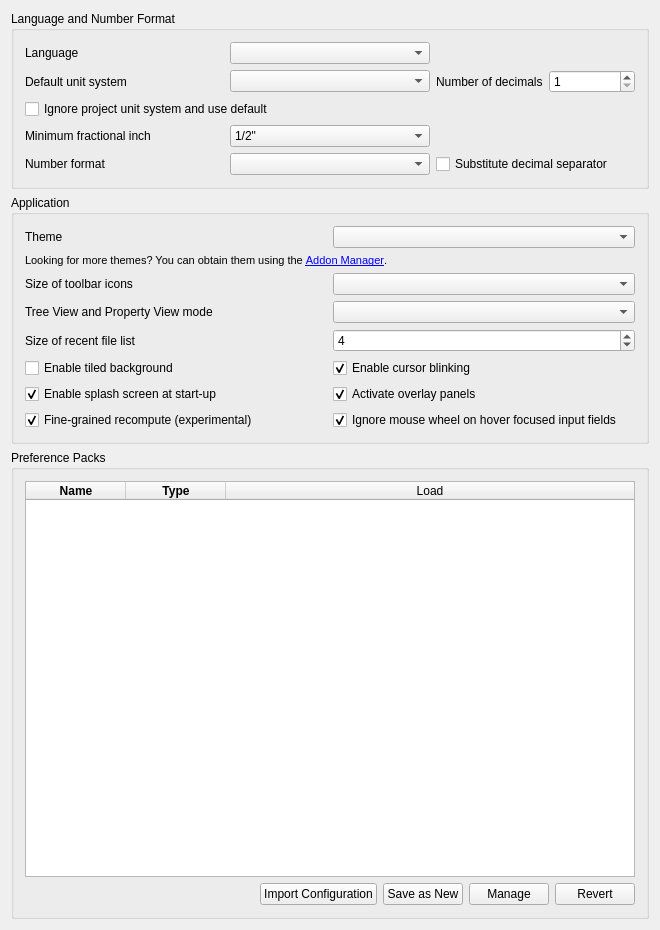
<?xml version="1.0" encoding="UTF-8"?>
<ui version="4.0">
 <class>Gui::Dialog::DlgSettingsGeneral</class>
 <widget class="QWidget" name="Gui::Dialog::DlgSettingsGeneral">
  <property name="geometry">
   <rect>
    <x>0</x>
    <y>0</y>
    <width>660</width>
    <height>930</height>
   </rect>
  </property>
  <property name="windowTitle">
   <string>General</string>
  </property>
   <layout class="QVBoxLayout" name="verticalLayout">
    <item>
     <widget class="QGroupBox" name="GroupBox7">
      <property name="title">
       <string>Language and Number Format</string>
      </property>
      <layout class="QGridLayout">
       <property name="leftMargin">
        <number>11</number>
       </property>
       <property name="topMargin">
        <number>11</number>
       </property>
       <property name="rightMargin">
        <number>11</number>
       </property>
       <property name="bottomMargin">
        <number>11</number>
       </property>
       <property name="spacing">
        <number>6</number>
       </property>
       <item row="0" column="0">
        <widget class="QLabel" name="TextLabel1_4">
         <property name="text">
          <string>Language</string>
         </property>
        </widget>
       </item>
       <item row="0" column="1">
        <widget class="QComboBox" name="Languages">
         <property name="toolTip">
          <string>Language of the application's user interface</string>
         </property>
        </widget>
       </item>
       <item row="1" column="0">
        <widget class="QLabel" name="unitSystemLabel">
         <property name="text">
          <string>Default unit system</string>
         </property>
        </widget>
       </item>
       <item row="1" column="1">
        <widget class="QComboBox" name="comboBox_UnitSystem">
         <property name="toolTip">
          <string>Unit system for all parts of the application. Can be overridden by specifying a document unit system.</string>
         </property>
        </widget>
       </item>
       <item row="1" column="2">
        <layout class="QHBoxLayout" name="horizontalLayout_3">
         <item>
          <widget class="QLabel" name="decimalsLabel">
           <property name="text">
            <string>Number of decimals</string>
           </property>
          </widget>
         </item>
         <item>
          <widget class="QSpinBox" name="spinBoxDecimals">
           <property name="toolTip">
            <string>Number of decimals that should be shown for numbers and dimensions</string>
           </property>
           <property name="minimum">
            <number>1</number>
           </property>
           <property name="maximum">
            <number>12</number>
           </property>
          </widget>
         </item>
        </layout>
       </item>
       <item row="2" column="0" colspan="3">
        <widget class="QCheckBox" name="checkBox_projectUnitSystemIgnore">
          <property name="toolTip">
           <string>Ignores document unit systems</string>
          </property>
          <property name="text">
           <string>Ignore project unit system and use default</string>
          </property>
        </widget>
       </item>
       <item row="3" column="0">
        <widget class="QLabel" name="fractionalInchLabel">
         <property name="text">
          <string>Minimum fractional inch</string>
         </property>
        </widget>
       </item>
       <item row="3" column="1">
        <widget class="QComboBox" name="comboBox_FracInch">
         <property name="toolTip">
          <string>Minimum fractional inch to be displayed</string>
         </property>
         <item>
          <property name="text">
           <string notr="true">1/2"</string>
          </property>
         </item>
         <item>
          <property name="text">
           <string notr="true">1/4"</string>
          </property>
         </item>
         <item>
          <property name="text">
           <string notr="true">1/8"</string>
          </property>
         </item>
         <item>
          <property name="text">
           <string notr="true">1/16"</string>
          </property>
         </item>
         <item>
          <property name="text">
           <string notr="true">1/32"</string>
          </property>
         </item>
         <item>
          <property name="text">
           <string notr="true">1/64"</string>
          </property>
         </item>
         <item>
          <property name="text">
           <string notr="true">1/128"</string>
          </property>
         </item>
        </widget>
       </item>
       <item row="4" column="0">
        <widget class="QLabel" name="TextLabel1_5">
         <property name="text">
          <string>Number format</string>
         </property>
        </widget>
       </item>
       <item row="4" column="1">
        <widget class="Gui::PrefComboBox" name="UseLocaleFormatting">
         <property name="prefEntry" stdset="0">
          <cstring>UseLocaleFormatting</cstring>
         </property>
         <property name="prefPath" stdset="0">
          <cstring>General</cstring>
         </property>
        </widget>
       </item>
       <item row="4" column="2">
        <widget class="Gui::PrefCheckBox" name="SubstituteDecimal">
         <property name="toolTip">
          <string>Substitutes numerical keypad decimal separator with locale separator, except
in the Python console and the macro editor where a
dot/period will always be printed</string>
         </property>
         <property name="text">
          <string>Substitute decimal separator</string>
         </property>
         <property name="prefEntry" stdset="0">
          <cstring>SubstituteDecimalSeparator</cstring>
         </property>
         <property name="prefPath" stdset="0">
          <cstring>General</cstring>
         </property>
        </widget>
       </item>
      </layout>
     </widget>
    </item>
    <item>
     <widget class="QGroupBox" name="GroupBox3">
      <property name="title">
       <string>Application</string>
      </property>
      <layout class="QGridLayout">
       <property name="leftMargin">
        <number>11</number>
       </property>
       <property name="topMargin">
        <number>11</number>
       </property>
       <property name="rightMargin">
        <number>11</number>
       </property>
       <property name="bottomMargin">
        <number>11</number>
       </property>
       <property name="spacing">
        <number>6</number>
       </property>
       <item row="0" column="0">
        <widget class="QLabel" name="themesLabel">
         <property name="text">
          <string>Theme</string>
         </property>
        </widget>
       </item>
       <item row="0" column="1">
        <widget class="QComboBox" name="themesCombobox">
         <property name="toolTip">
          <string>Customize the appearance of the user interface</string>
         </property>
        </widget>
       </item>
       <item row="1" column="0" colspan="2">
        <widget class="QLabel" name="moreThemesLabel">
         <property name="font">
          <font>
           <pointsize>8</pointsize>
          </font>
         </property>
         <property name="text">
          <string>Looking for more themes? You can obtain them using the &lt;a href=&quot;freecad:Std_AddonMgr&quot;&gt;Addon Manager&lt;/a&gt;.</string>
         </property>
         <property name="textFormat">
          <enum>Qt::RichText</enum>
         </property>
        </widget>
       </item>
       <item row="2" column="0">
        <widget class="QLabel" name="iconSizeLabel">
         <property name="text">
          <string>Size of toolbar icons</string>
         </property>
        </widget>
       </item>
       <item row="2" column="1">
        <widget class="QComboBox" name="toolbarIconSize">
         <property name="toolTip">
          <string>Icon size in the toolbar</string>
         </property>
        </widget>
       </item>
       <item row="3" column="0">
        <widget class="QLabel" name="treeModeLabel">
         <property name="text">
          <string>Tree View and Property View mode</string>
         </property>
        </widget>
       </item>
       <item row="3" column="1">
        <widget class="QComboBox" name="treeMode">
         <property name="toolTip">
          <string>Customize how the tree view is shown in the panel (restart required).

'Combined': combine tree and property view into one panel.
'Independent': split tree and property view into separate panels.</string>
         </property>
        </widget>
       </item>
       <item row="4" column="0">
        <widget class="QLabel" name="recentFileListLabel">
         <property name="text">
          <string>Size of recent file list</string>
         </property>
        </widget>
       </item>
       <item row="4" column="1">
        <widget class="Gui::PrefSpinBox" name="RecentFiles">
         <property name="toolTip">
          <string>How many files should be listed in recent files list</string>
         </property>
         <property name="value">
          <number>4</number>
         </property>
         <property name="prefEntry" stdset="0">
          <cstring>RecentFiles</cstring>
         </property>
         <property name="prefPath" stdset="0">
          <cstring>RecentFiles</cstring>
         </property>
        </widget>
       </item>
       <item row="5" column="0">
        <widget class="QCheckBox" name="tiledBackground">
         <property name="toolTip">
          <string>Background of the main window (when no document is opened) will consist of tiles of an image.</string>
         </property>
         <property name="text">
          <string>Enable tiled background</string>
         </property>
        </widget>
       </item>
       <item row="5" column="1">
        <widget class="Gui::PrefCheckBox" name="EnableCursorBlinking">
         <property name="toolTip">
          <string>The text cursor will be blinking</string>
         </property>
         <property name="text">
          <string>Enable cursor blinking</string>
         </property>
         <property name="checked">
          <bool>true</bool>
         </property>
         <property name="prefEntry" stdset="0">
          <cstring>EnableCursorBlinking</cstring>
         </property>
         <property name="prefPath" stdset="0">
          <cstring>General</cstring>
         </property>
        </widget>
       </item>
       <item row="6" column="0">
        <widget class="Gui::PrefCheckBox" name="SplashScreen">
         <property name="toolTip">
          <string>A splash screen is a small loading window that is shown
when OtherCAD is launching. If this option is checked, OtherCAD will
display the splash screen.</string>
         </property>
         <property name="text">
          <string>Enable splash screen at start-up</string>
         </property>
         <property name="checked">
          <bool>true</bool>
         </property>
         <property name="prefEntry" stdset="0">
          <cstring>ShowSplasher</cstring>
         </property>
         <property name="prefPath" stdset="0">
          <cstring>General</cstring>
         </property>
        </widget>
       </item>
       <item row="6" column="1">
        <widget class="Gui::PrefCheckBox" name="ActivateOverlay">
         <property name="toolTip">
          <string>Activate overlay handling of docked panels</string>
         </property>
         <property name="text">
          <string>Activate overlay panels</string>
         </property>
         <property name="checked">
          <bool>true</bool>
         </property>
         <property name="prefEntry" stdset="0">
          <cstring>ActivateOverlay</cstring>
         </property>
         <property name="prefPath" stdset="0">
          <cstring>DockWindows</cstring>
         </property>
        </widget>
       </item>
       <item row="7" column="1">
        <widget class="Gui::PrefCheckBox" name="ComboBoxWheelEventFilter">
         <property name="toolTip">
          <string>Prevent the mouse wheel from changing the value of combo boxes,
and spin boxes with hover focus</string>
         </property>
         <property name="text">
          <string>Ignore mouse wheel on hover focused input fields</string>
         </property>
         <property name="checked">
          <bool>true</bool>
         </property>
         <property name="prefEntry" stdset="0">
          <cstring>ComboBoxWheelEventFilter</cstring>
         </property>
         <property name="prefPath" stdset="0">
          <cstring>General</cstring>
         </property>
        </widget>
       </item>
       <item row="7" column="0">
        <widget class="Gui::PrefCheckBox" name="FineGrainedRecompute">
         <property name="toolTip">
          <string>Activate fine-grained recomputation of documents</string>
         </property>
         <property name="text">
          <string>Fine-grained recompute (experimental)</string>
         </property>
         <property name="checked">
          <bool>true</bool>
         </property>
         <property name="prefEntry" stdset="0">
          <cstring>FineGrainedRecompute</cstring>
         </property>
         <property name="prefPath" stdset="0">
          <cstring>General</cstring>
         </property>
        </widget>
       </item>
      </layout>
     </widget>
    </item>
    <item>
     <widget class="QGroupBox" name="groupBox">
      <property name="title">
       <string>Preference Packs</string>
      </property>
      <layout class="QHBoxLayout" name="horizontalLayout">
       <item>
        <layout class="QVBoxLayout" name="verticalLayout_3">
         <item>
          <widget class="QTableWidget" name="PreferencePacks">
           <property name="horizontalScrollBarPolicy">
            <enum>Qt::ScrollBarAlwaysOff</enum>
           </property>
           <property name="sizeAdjustPolicy">
            <enum>QAbstractScrollArea::AdjustToContents</enum>
           </property>
           <property name="editTriggers">
            <set>QAbstractItemView::NoEditTriggers</set>
           </property>
           <property name="showDropIndicator" stdset="0">
            <bool>false</bool>
           </property>
           <property name="dragDropOverwriteMode">
            <bool>false</bool>
           </property>
           <property name="selectionMode">
            <enum>QAbstractItemView::NoSelection</enum>
           </property>
           <property name="selectionBehavior">
            <enum>QAbstractItemView::SelectRows</enum>
           </property>
           <property name="showGrid">
            <bool>false</bool>
           </property>
           <property name="sortingEnabled">
            <bool>true</bool>
           </property>
           <property name="wordWrap">
            <bool>false</bool>
           </property>
           <property name="cornerButtonEnabled">
            <bool>false</bool>
           </property>
           <attribute name="horizontalHeaderVisible">
            <bool>true</bool>
           </attribute>
           <attribute name="horizontalHeaderCascadingSectionResizes">
            <bool>true</bool>
           </attribute>
           <attribute name="horizontalHeaderMinimumSectionSize">
            <number>30</number>
           </attribute>
           <attribute name="horizontalHeaderDefaultSectionSize">
            <number>100</number>
           </attribute>
           <attribute name="horizontalHeaderStretchLastSection">
            <bool>true</bool>
           </attribute>
           <attribute name="verticalHeaderVisible">
            <bool>false</bool>
           </attribute>
           <attribute name="verticalHeaderMinimumSectionSize">
            <number>16</number>
           </attribute>
           <attribute name="verticalHeaderDefaultSectionSize">
            <number>24</number>
           </attribute>
           <column>
            <property name="text">
             <string>Name</string>
            </property>
            <property name="font">
             <font>
              <weight>75</weight>
              <bold>true</bold>
             </font>
            </property>
           </column>
           <column>
            <property name="text">
             <string>Type</string>
            </property>
            <property name="font">
             <font>
              <weight>75</weight>
              <bold>true</bold>
             </font>
            </property>
           </column>
           <column>
            <property name="text">
             <string>Load</string>
            </property>
           </column>
          </widget>
         </item>
         <item>
          <layout class="QHBoxLayout" name="horizontalLayout_2">
           <item>
            <spacer name="horizontalSpacer">
             <property name="orientation">
              <enum>Qt::Horizontal</enum>
             </property>
             <property name="sizeHint" stdset="0">
              <size>
               <width>40</width>
               <height>20</height>
              </size>
             </property>
            </spacer>
           </item>
           <item>
            <widget class="QPushButton" name="ImportConfig">
             <property name="text">
              <string>Import Configuration</string>
             </property>
            </widget>
           </item>
           <item>
            <widget class="QPushButton" name="SaveNewPreferencePack">
             <property name="text">
              <string>Save as New</string>
             </property>
            </widget>
           </item>
           <item>
            <widget class="QPushButton" name="ManagePreferencePacks">
             <property name="sizePolicy">
              <sizepolicy hsizetype="Fixed" vsizetype="Fixed">
               <horstretch>0</horstretch>
               <verstretch>0</verstretch>
              </sizepolicy>
             </property>
             <property name="text">
              <string>Manage</string>
             </property>
            </widget>
           </item>
           <item>
            <widget class="QPushButton" name="RevertToSavedConfig">
             <property name="text">
              <string>Revert</string>
             </property>
            </widget>
           </item>
          </layout>
         </item>
        </layout>
       </item>
      </layout>
     </widget>
    </item>
  </layout>
 </widget>
 <layoutdefault spacing="6" margin="11"/>
 <customwidgets>
  <customwidget>
   <class>Gui::PrefSpinBox</class>
   <extends>QSpinBox</extends>
   <header>Gui/PrefWidgets.h</header>
  </customwidget>
  <customwidget>
   <class>Gui::PrefCheckBox</class>
   <extends>QCheckBox</extends>
   <header>Gui/PrefWidgets.h</header>
  </customwidget>
  <customwidget>
   <class>Gui::PrefComboBox</class>
   <extends>QComboBox</extends>
   <header>Gui/PrefWidgets.h</header>
  </customwidget>
 </customwidgets>
 <tabstops>
  <tabstop>Languages</tabstop>
  <tabstop>RecentFiles</tabstop>
  <tabstop>EnableCursorBlinking</tabstop>
  <tabstop>SplashScreen</tabstop>
 </tabstops>
 <resources/>
 <connections/>
</ui>
